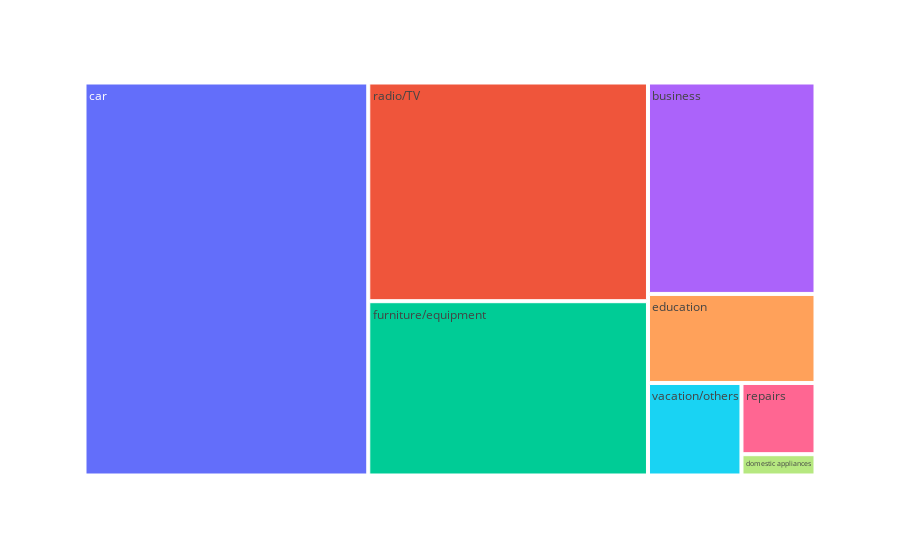

Notebook code cell kept with this figure:
### Code cell
data_purposes = pd.DataFrame(data={'Purpose': data["Purpose"].unique(), 
                                'Value':[radio_tv, education, furniture, car, business, domestic_app, repairs, vacation_others]})

# Create a tree map
fig = exp.treemap(data_purposes, path=['Purpose'], values='Value')

# Show the tree map
fig.show()

### Figure 1 — Plotly figure (JSON) as saved in the notebook; plotly's stock layout.template omitted (floating-point values rounded to 4 significant figures)
{"data": [{"branchvalues": "total", "domain": {"x": [0, 1], "y": [0, 1]}, "hovertemplate": "labels=%{label}<br>Value=%{value}<br>parent=%{parent}<br>id=%{id}<extra></extra>", "ids": ["business", "car", "domestic appliances", "education", "furniture/equipment", "radio/TV", "repairs", "vacation/others"], "labels": ["business", "car", "domestic appliances", "education", "furniture/equipment", "radio/TV", "repairs", "vacation/others"], "name": "", "parents": ["", "", "", "", "", "", "", ""], "type": "treemap", "values": [403330, 1269881, 17976, 169873, 555125, 696543, 60018, 98512]}], "layout": {"legend": {"tracegroupgap": 0}, "margin": {"t": 60}}}
